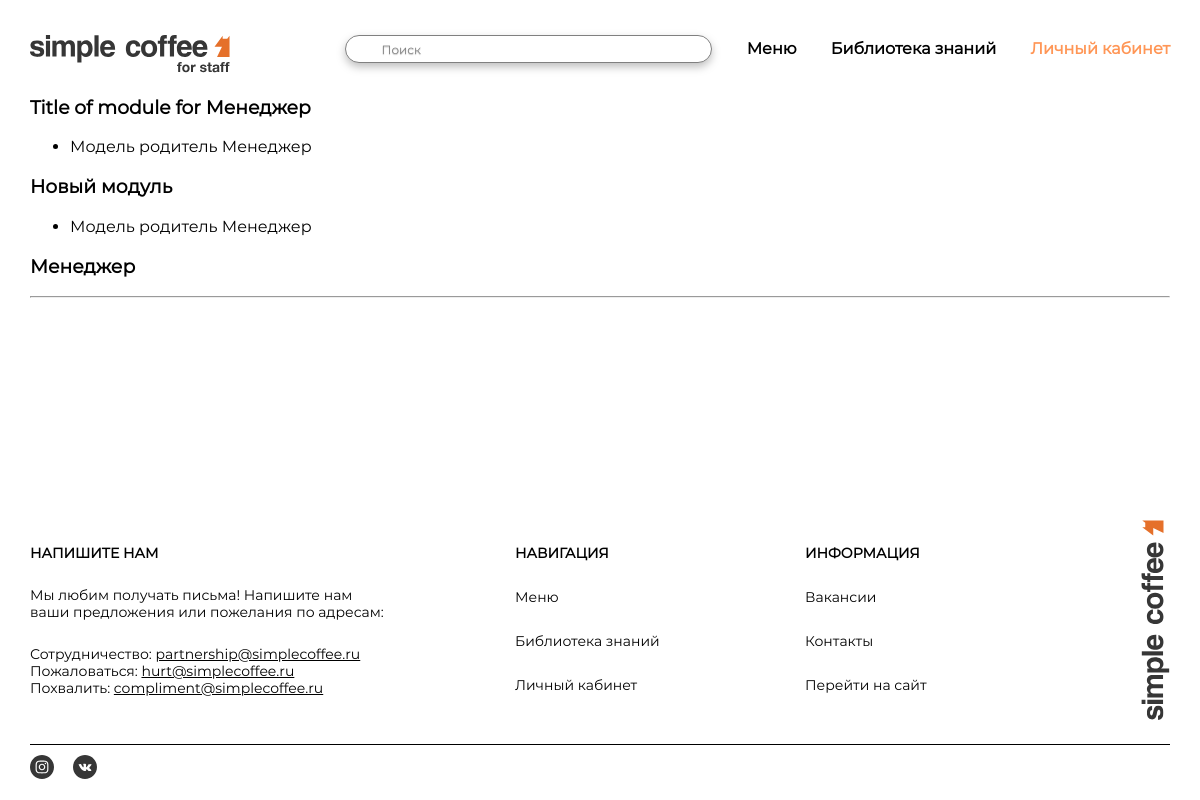
The app's page /courses/ (signed in) with its own data.
### main/models.py (models this page shows, shortened)
class Module(models.Model):
    module = models.PositiveIntegerField(primary_key=True)
    parent = models.ForeignKey('Course', on_delete=models.PROTECT, null=True)
    module_name = models.CharField(max_length=100, default='Title of module')
    class Meta:
        verbose_name = 'Модуль'
        verbose_name_plural = 'Модули'

class Course(models.Model):
    course = models.PositiveIntegerField(primary_key=True)
    title = models.CharField(max_length=100, default='Title')
    role = models.ForeignKey('Role', on_delete=models.PROTECT, null=True)
    def __str__(self):
        return self.title
    class Meta:
        verbose_name = 'Курс'
        verbose_name_plural = 'Курсы'

### main/views.py (the view)
# urls.py: path('courses/', views.courses, name='courses'),
def courses(request):
    chels = UserProfile.objects.filter(user=request.user)
    courses = []
    for chel in chels:
        courses += Course.objects.filter(role=chel.role)
    modules = []
    for i in courses:
        modules += Module.objects.filter(parent=i.course)
    return render(request, 'main/courses.html', {'modules': modules, 'courses': courses })

### main/templates/main/courses.html (shortened to what this page needs)
{% extends 'main/layout.html' %}
{% block content %}
{% for module in modules %}
    <h3>{{ module.module_name }}</h3>
    <ul>
        <li>Модель родитель {{ module.parent }}</li>
    </ul>
{% endfor %}
{% for module in courses %}
    <h3>{{ module.title }}</h3>
{% endfor %}
<hr>
{% endblock %}

### main/static/main/css/style.css (style rules this page uses)
html, body { min-width: 1160px; margin: 0; padding: 0; font-family: "Montserrat"; color: #000000; height: 100%; }

### records on screen
Module: module_name "Title of module for Менеджер", parent "Менеджер"
Module: module_name "Новый модуль", parent "Менеджер"
Course: title "Менеджер"
